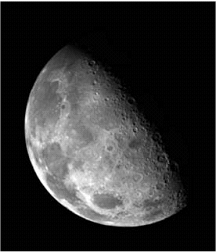
#> input picture Aula04_Lab/img/Laboratorio_4_1.tif, 216 x 252 px, found by its file name
$ python Q_02.py
#> lines starting #> are read from the running program, lines starting #| are printed output that depends on the picture
"""
Questão 02:
Faça o download da imagem Laboratorio_4_1.tif e salve na pasta onde se encontra o script aula4.py.
Estando no Colab, fazer upload para o armazenamento da sessão. Realize a filtragem desta imagem
utilizando o filtro da Média de Vizinhança 3x3, 5x5, 7x7, 9x9 e 25x25. Plote todas as imagens
(original e suas versões filtradas).  Se o relatório não for enviado via Colab, inserir o
código escrito no relatório. (Sugestão: declare as máscaras e utilize a função ndimage.convolve.
Ver notas de aula.)

"""
# Imports
import matplotlib.pyplot as plt
import numpy as np
from scipy import ndimage
from skimage import io

# Carregando a imagem
image = io.imread('./img/Laboratorio_4_1.tif')
#> image is the input picture: shape (252, 216); min 0, max 255, mean 48.1

# Definindo os tamanhos dos filtros
sizes = [3, 5, 7, 9, 25]

# Criando as máscaras dos filtros
masks = [np.ones((size, size), dtype=np.float32)/(size**2) for size in sizes]

# Aplicando as máscaras
Imgfilt = [ndimage.convolve(image, mask) for mask in masks]
#> Imgfilt = 5 items

# Plotando as imagens
fig, axes = plt.subplots(nrows=2, ncols=3, figsize=(10, 6))
ax = axes.ravel()
ax[0].imshow(image, cmap='gray')
ax[0].set_title('Original')
for i, Imgfilt in enumerate(Imgfilt):
    ax[i+1].imshow(Imgfilt, cmap='gray')
    ax[i+1].set_title(f'Filtro {sizes[i]}x{sizes[i]}')
#> this loop made 5 passes

plt.tight_layout()  # Ajuste automático no espaçamento entre subplots
plt.show()  # Exibindo todas as imagens criadas.
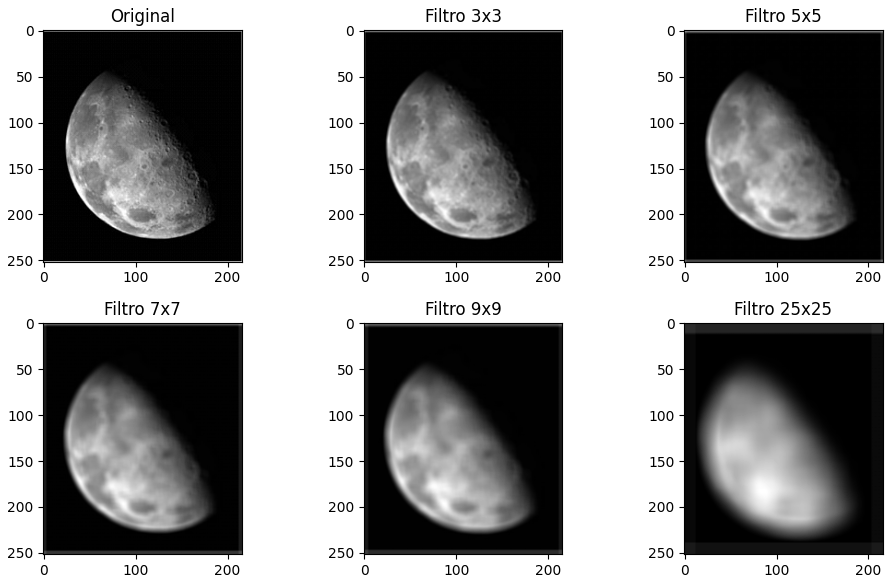
#> figure drawn by matplotlib, 6 panels
